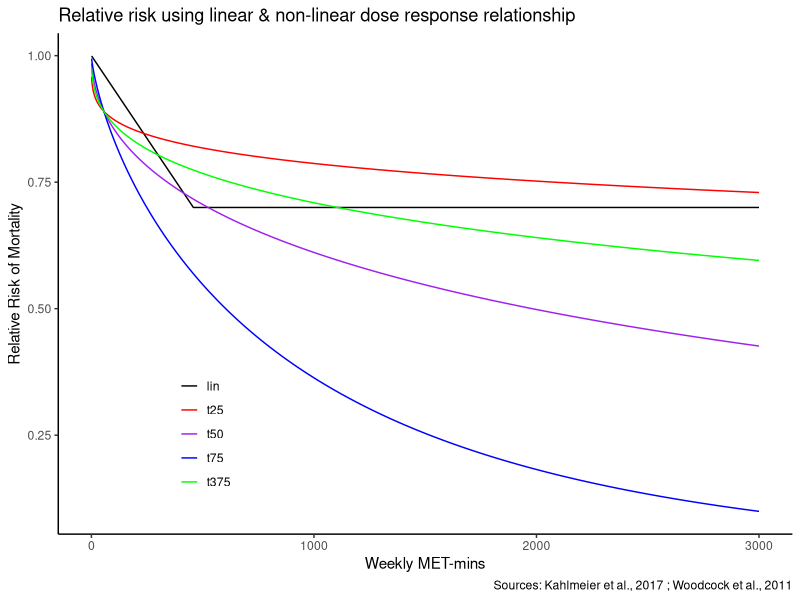

The R source for this figure:
#===
# CREATE DOSE/LINEAR RELATIVE RISKS PLOT
#===
library(ggplot2)
library(reshape2)

# This script simply takes the sose response relationships from Kahlmeier et al. & Woodcock et al. & plots them.
#
# using Woodcock et al. 2011 (https://doi.org/10.1093/ije/dyq104).




f_keepworkenvironmentclear <- function(){
  
  b = 168 ; a = 0.89 ; p = 1:3000

# linear data
temp <- data.frame (mets = p,
                    lin=(1 - (1 - a) * (p/b))) 
temp$lin[temp$lin<0.7] <- 0.7

#non-linear data
t = 0.25 ; temp$t25 = a^(p/b*3)^t
t = 0.5  ; temp$t50 = a^(p/b*3)^t
t = 0.75  ; temp$t75 = a^(p/b*3)^t
t = 0.375  ; temp$t375 = a^(p/b*3)^t

temp <- melt(data = temp,id.vars = "mets",measure.vars = colnames(temp)[2:6],variable.name = "type",value.name = "rr")


ggsave(filename = "Risk Functions.pdf",
       path = "output",
       device = "pdf",
       width = 3.93*2, height = 4.99*2,
       plot= ggplot(data = temp)+
                geom_line(aes(x=mets,y=rr,col = type))+
  
              theme_classic()+
              
              labs(title = "Relative risk using linear & non-linear dose response relationship",
                   y = 'Relative Risk of Mortality',
                   x = 'Weekly MET-mins',
                   caption = "Sources: Kahlmeier et al., 2017 ; Woodcock et al., 2011") +
              
              scale_fill_manual(aesthetics = "col",values = c("black", "red", "purple","blue","green"))+
              
              theme(legend.position = c(0.2,0.2),
                    legend.title = element_blank(),
                    legend.key.width = unit(0.5,"cm"),
                    legend.background = element_blank())
)
}
f_keepworkenvironmentclear()


  
  
  
  
